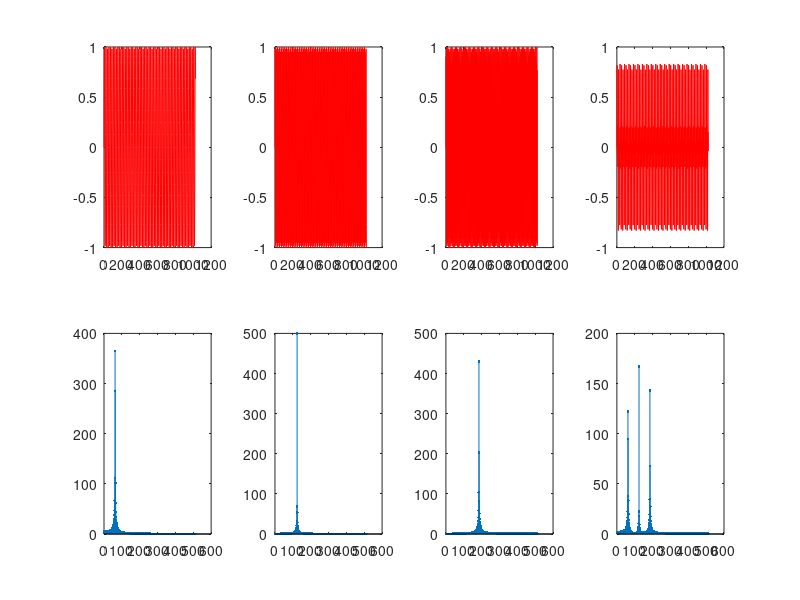

This chart was generated by the following MATLAB code:
% FFT analysis
%
% Universidad Autonoma de Queretaro
% Electronica Avanzada III
% Rene de Jesus Romero Troncoso
%
% Leakage

clear all;

%%%%%%%%%%%%%%%%%%%%%%%%%%%%%%%%%%%%%%%%%%%%%%%%%%%%%%
% Step 1
% Load input signals
%     Sine60w        Sine120w      Sine180w
%     Harmonic60w
%%%%%%%%%%%%%%%%%%%%%%%%%%%%%%%%%%%%%%%%%%%%%%%%%%%%%%

% Load input signals
load Sine60gen;
load Sine120gen;
load Sine180gen;
load Harmonic60gen;

%%%%%%%%%%%%%%%%%%%%%%%%%%%%%%%%%%%%%%%%%%%%%%%%%%%%%%
% Step 2
% Direct FFT computation of input signals
%%%%%%%%%%%%%%%%%%%%%%%%%%%%%%%%%%%%%%%%%%%%%%%%%%%%%%

xa = abs(fft(Sine60w));
x1 = xa(1:512);
xa = abs(fft(Sine120w));
x2 = xa(1:512);
xa = abs(fft(Sine180w));
x3 = xa(1:512);
xa = abs(fft(Harmonic60w));
x4 = xa(1:512);

%%%%%%%%%%%%%%%%%%%%%%%%%%%%%%%%%%%%%%%%%%%%%%%%%%%%%%
% Step 3
% Harmonic FFT with leakage
%%%%%%%%%%%%%%%%%%%%%%%%%%%%%%%%%%%%%%%%%%%%%%%%%%%%%%

figure(1);
subplot(2,4,1), plot(Sine60w,'r');
subplot(2,4,2), plot(Sine120w,'r');
subplot(2,4,3), plot(Sine180w,'r');
subplot(2,4,4), plot(Harmonic60w,'r');
subplot(2,4,5), stem(x1,'.');
subplot(2,4,6), stem(x2,'.');
subplot(2,4,7), stem(x3,'.');
subplot(2,4,8), stem(x4,'.');